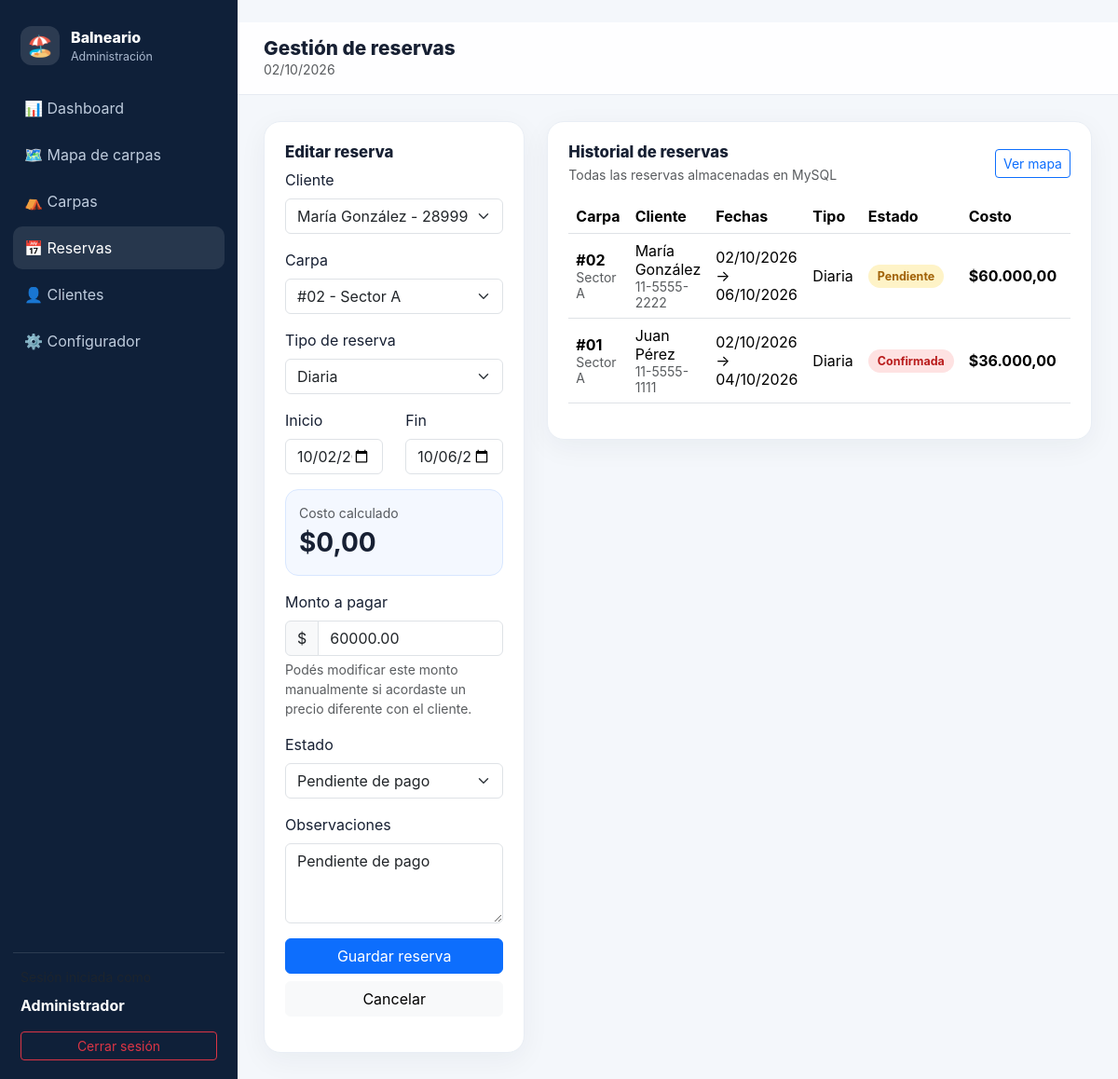
Page /reservas.php?editar=2 (signed in) on the committed database.
### tables this page shows
CREATE TABLE reservas (
    id INT AUTO_INCREMENT PRIMARY KEY,
    carpa_id INT NOT NULL,
    cliente_id INT NOT NULL,
    tipo_reserva ENUM('diaria','quincenal','mensual','temporada') NOT NULL DEFAULT 'diaria',
    fecha_inicio DATE NOT NULL,
    fecha_fin DATE NOT NULL,
    estado ENUM('pendiente','confirmada','cancelada','finalizada') NOT NULL DEFAULT 'pendiente',
    costo_total DECIMAL(12,2) NOT NULL DEFAULT 0,
    observaciones TEXT,
    creado_en TIMESTAMP DEFAULT CURRENT_TIMESTAMP,
    actualizado_en TIMESTAMP DEFAULT CURRENT_TIMESTAMP ON UPDATE CURRENT_TIMESTAMP,
    CONSTRAINT fk_reserva_carpa FOREIGN KEY (carpa_id) REFERENCES carpas(id) ON DELETE RESTRICT,
    CONSTRAINT fk_reserva_cliente FOREIGN KEY (cliente_id) REFERENCES clientes(id) ON DELETE RESTRICT,
    INDEX idx_reserva_fechas (fecha_inicio, fecha_fin),
    INDEX idx_reserva_estado (estado)
);

CREATE TABLE clientes (
    id INT AUTO_INCREMENT PRIMARY KEY,
    nombre VARCHAR(120) NOT NULL,
    dni VARCHAR(30) NOT NULL UNIQUE,
    telefono VARCHAR(40) DEFAULT '',
    email VARCHAR(120) DEFAULT '',
    creado_en TIMESTAMP DEFAULT CURRENT_TIMESTAMP
);

CREATE TABLE carpas (
    id INT AUTO_INCREMENT PRIMARY KEY,
    numero VARCHAR(20) NOT NULL UNIQUE,
    sector VARCHAR(60) NOT NULL,
    fila INT NOT NULL DEFAULT 1,
    columna INT NOT NULL DEFAULT 1,
    pos_x INT NOT NULL DEFAULT 40,
    pos_y INT NOT NULL DEFAULT 40,
    precio_diario DECIMAL(10,2) NOT NULL DEFAULT 12000.00,
    precio_quincenal DECIMAL(10,2) NOT NULL DEFAULT 150000.00,
    precio_mensual DECIMAL(10,2) NOT NULL DEFAULT 250000.00,
    precio_temporada DECIMAL(10,2) NOT NULL DEFAULT 700000.00,
    activa TINYINT(1) NOT NULL DEFAULT 1,
    creado_en TIMESTAMP DEFAULT CURRENT_TIMESTAMP,
    INDEX idx_carpas_sector (sector)
);

### reservas.php (the view, shortened to what this page needs)
<?php
require_once "conexion.php";
$editar = null;
if (isset($_GET["editar"])) {
    $id = (int)$_GET["editar"];
    $stmt = $conexion->prepare("SELECT * FROM reservas WHERE id=?");
    $stmt->bind_param("i", $id);
    $stmt->execute();
    $editar = $stmt->get_result()->fetch_assoc();
}
$carpas = $conexion->query("
    SELECT
        id,
        numero,
        sector,
        precio_diario,
        precio_quincenal,
        precio_mensual,
        precio_temporada
    FROM carpas
    WHERE activa=1
    ORDER BY sector, numero
");
$clientes = $conexion->query("
    SELECT id, nombre, dni
    FROM clientes
    ORDER BY nombre
");
$lista = $conexion->query("
    SELECT
        r.*,
        c.numero,
        c.sector,
        cl.nombre,
        cl.dni,
        cl.telefono
    FROM reservas r
    INNER JOIN carpas c ON c.id = r.carpa_id
    INNER JOIN clientes cl ON cl.id = r.cliente_id
    ORDER BY r.fecha_inicio DESC, r.id DESC
");
require_once "header.php";
?>
<div class="row g-4">
    <div class="col-xl-4">
        <div class="card-soft">
            <h2 class="section-title">
                <?= $editar ? "Editar reserva" : "Nueva reserva" ?>
            </h2>
            <form method="post" id="formReserva">
                <div class="mb-3">
                    <label class="form-label">
                        Cliente
                    </label>
                    <select
                        class="form-select"
                        name="cliente_id"
                        required
                    >
                        <?php while ($c = $clientes->fetch_assoc()): ?>
                            <option
                                value="<?= $c["id"] ?>"
                                <?= ((int)($editar["cliente_id"] ?? 0) === (int)$c["id"]) ? "selected" : "" ?>
                            >
                                <?= htmlspecialchars($c["nombre"]) ?>
                                -
                            </option>
                        <?php endwhile; ?>
                    </select>
                </div>
                <div class="mb-3">
                    <label class="form-label">
                        Carpa
                    </label>
                    <select
                        class="form-select"
                        name="carpa_id"
                        id="carpaId"
                        required
                    >
                        <?php while ($c = $carpas->fetch_assoc()): ?>
                            <option
                                value="<?= $c["id"] ?>"
                                data-diario="<?= $c["precio_diario"] ?>"
                                data-quincenal="<?= $c["precio_quincenal"] ?>"
                                data-mensual="<?= $c["precio_mensual"] ?>"
                                data-temporada="<?= $c["precio_temporada"] ?>"
                                <?= ((int)($editar["carpa_id"] ?? 0) === (int)$c["id"]) ? "selected" : "" ?>
                            >
                                #<?= htmlspecialchars($c["numero"]) ?>
                            </option>
                        <?php endwhile; ?>
                    </select>
                </div>
                <div class="mb-3">
                    <label class="form-label">
                        Tipo de reserva
                    </label>
                    <select
                        class="form-select"
                        name="tipo_reserva"
                        id="tipoReserva"
                    >
                        <?php foreach (
                            [
                                "diaria" => "Diaria",
                                "quincenal" => "Quincenal",
                                "mensual" => "Mensual",
                                "temporada" => "Temporada completa"
                            ] as $v => $txt
                        ): ?>
                            <option
                                value="<?= $v ?>"
                                <?= (($editar["tipo_reserva"] ?? "diaria") === $v) ? "selected" : "" ?>
                            >
                                <?= $txt ?>
                            </option>
                        <?php endforeach; ?>
                    </select>
                </div>
                <div class="row">
                    <div class="col-6 mb-3">
                        <label class="form-label">
                            Inicio
                        </label>
                        <input
                            type="date"
                            class="form-control"
                            name="fecha_inicio"
                            id="fechaInicio"
                            required
                            value="<?= htmlspecialchars($editar["fecha_inicio"] ?? date("Y-m-d")) ?>"
                        >
                    </div>
                    <div class="col-6 mb-3">
                        <label class="form-label">
                            Fin
                        </label>
                        <input
                            type="date"
                            class="form-control"
                            name="fecha_fin"
                            id="fechaFin"
                            required
                            value="<?= htmlspecialchars($editar["fecha_fin"] ?? date("Y-m-d")) ?>"
                        >
                    </div>
                </div>
                <div class="estimate-box mb-3">
                    <div class="small text-muted">
                        Costo calculado
                    </div>
                    <div
                        class="fs-3 fw-bold"
                        id="costoCalculado"
                    >
                        $0,00
                    </div>
                </div>
                <div class="mb-3">
                    <label class="form-label">
                        Monto a pagar
                    </label>
                    <div class="input-group">
                        <span class="input-group-text">
                            $
                        </span>
                        <input
                            type="number"
                            class="form-control"
                            name="costo_total"
                            id="costoTotal"
                            min="0"
                            step="0.01"
                            required
                            value="<?= htmlspecialchars($editar["costo_total"] ?? "0") ?>"
                        >
                    </div>
                    <div class="form-text">
                        Podés modificar este monto manualmente si acordaste
                        un precio diferente con el cliente.
                    </div>
                </div>
                <div class="mb-3">
                    <label class="form-label">
                        Estado
                    </label>
                    <select
                        class="form-select"
                        name="estado"
                    >
                        <?php foreach (
                            [
                                "pendiente" => "Pendiente de pago",
                                "confirmada" => "Confirmada",
                                "cancelada" => "Cancelada",
                                "finalizada" => "Finalizada"
                            ] as $v => $txt
                        ): ?>
                            <option
                                value="<?= $v ?>"
                                <?= (($editar["estado"] ?? "pendiente") === $v) ? "selected" : "" ?>
                            >
                                <?= $txt ?>
                            </option>
                        <?php endforeach; ?>
                    </select>
                </div>
                <div class="mb-3">
                    <label class="form-label">
                        Observaciones
                    </label>
                    <textarea
                        class="form-control"
                        name="observaciones"
                        rows="3"
                    ><?= htmlspecialchars($editar["observaciones"] ?? "") ?></textarea>
                </div>
                <button class="btn btn-primary w-100">
                    Guardar reserva
                </button>
                <?php if ($editar): ?>
                    <a
                        href="reservas.php"
                        class="btn btn-light w-100 mt-2"
                    >
                        Cancelar
                    </a>
                <?php endif; ?>
            </form>
        </div>
    </div>
    <div class="col-xl-8">
        <div class="card-soft">
            <div class="d-flex justify-content-between align-items-center mb-3">
                <div>
                    <h2 class="section-title mb-1">
                        Historial de reservas
                    </h2>
                    <div class="text-muted small">
                        Todas las reservas almacenadas en MySQL
                    </div>
                </div>
                <a
                    href="mapa.php"
                    class="btn btn-outline-primary btn-sm"
                >
                    Ver mapa
                </a>
            </div>
            <div class="table-responsive">
                <table class="table align-middle">
                    <thead>
                        <tr>
                            <th>Carpa</th>
                            <th>Cliente</th>
                            <th>Fechas</th>
                            <th>Tipo</th>
                            <th>Estado</th>
                            <th>Costo</th>
                            <th></th>
                        </tr>
                    </thead>
                    <tbody>
                    <?php while ($r = $lista->fetch_assoc()): ?>
                        <tr>
                            <td>
                                <strong>
                                    #<?= htmlspecialchars($r["numero"]) ?>
                                </strong>
                                <div class="small text-muted">
                                    <?= htmlspecialchars($r["sector"]) ?>
                                </div>
                            </td>
                            <td>
                                <?= htmlspecialchars($r["nombre"]) ?>
                                <div class="small text-muted">
                                    <?= htmlspecialchars($r["telefono"]) ?>
                                </div>
                            </td>
                            <td>
                                <?= date("d/m/Y", strtotime($r["fecha_inicio"])) ?>
                                →
                                <?= date("d/m/Y", strtotime($r["fecha_fin"])) ?>
                            </td>
                            <td>
                                <?= ucfirst($r["tipo_reserva"]) ?>
                            </td>
                            <td>
                                <span class="status status-<?= htmlspecialchars($r["estado"]) ?>">
                                    <?= ucfirst($r["estado"]) ?>
                                </span>
                            </td>
                            <td>
                                <strong>
                                    $<?= number_format($r["costo_total"], 2, ",", ".") ?>
                                </strong>
                            </td>
                            <td class="text-end">
                            </td>
                        </tr>
                    <?php endwhile; ?>
                    </tbody>
                </table>
            </div>
        </div>
    </div>
</div>
<?php require_once "footer.php"; ?>

### estilos.css (style rules this page uses)
:root { --primary: #0d6efd; --bg: #f4f7fb; --card: #ffffff; --text: #172033; --muted: #6c7891; }
body { background: var(--bg); color: var(--text); font-family: Inter, system-ui, -apple-system, Segoe UI, Roboto, Arial, sans-serif; }
.card-soft { background: var(--card); border-radius: 18px; padding: 22px; border: 1px solid #e9eef5; box-shadow: 0 8px 30px rgba(22, 34, 51, .05); }
.section-title { font-size: 1.05rem; font-weight: 800; }
.status { display: inline-flex; align-items: center; border-radius: 999px; padding: 5px 10px; font-size: .78rem; font-weight: 700; }
.status-confirmada, .status-ocupado { background: #fee2e2; color: #b91c1c; }
.status-pendiente { background: #fef3c7; color: #a16207; }
.estimate-box { background: #f4f8ff; border: 1px solid #d8e7ff; border-radius: 14px; padding: 14px; }

### rows in the picture
reservas: cliente_id "María González - 28999888", carpa_id "#02 - Sector A", tipo_reserva "Diaria", fecha_inicio "10/02/2026", fecha_fin "10/06/2026", costo_total "60000.00", estado "Pendiente de pago", observaciones "Pendiente de pago", carpa.numero "02", carpa.sector "Sector A", cliente.nombre "María González", cliente.telefono "11-5555-2222", fecha_inicio "02/10/2026", fecha_fin "06/10/2026", estado "Pendiente", costo_total "60.000,00"
reservas: carpa.numero "01", carpa.sector "Sector A", cliente.nombre "Juan Pérez", cliente.telefono "11-5555-1111", fecha_inicio "02/10/2026", fecha_fin "04/10/2026", tipo_reserva "Diaria", estado "Confirmada", costo_total "36.000,00"

### other values in the picture
$_SESSION["admin_nombre"] "Administrador"
$titulo "Gestión de reservas"
